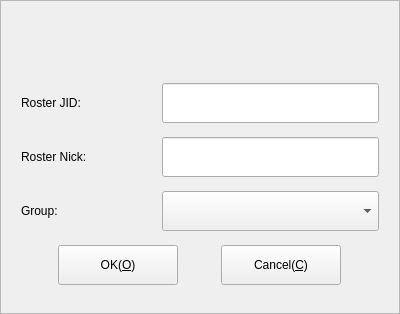
<?xml version="1.0" encoding="UTF-8"?>
<ui version="4.0">
 <class>CFrmAddRoster</class>
 <widget class="QFrame" name="CFrmAddRoster">
  <property name="geometry">
   <rect>
    <x>0</x>
    <y>0</y>
    <width>400</width>
    <height>310</height>
   </rect>
  </property>
  <property name="minimumSize">
   <size>
    <width>0</width>
    <height>0</height>
   </size>
  </property>
  <property name="maximumSize">
   <size>
    <width>16777215</width>
    <height>16777215</height>
   </size>
  </property>
  <property name="windowTitle">
   <string>Add Roster</string>
  </property>
  <property name="windowIcon">
   <iconset resource="../../Resource/Resource.qrc">
    <normaloff>:/icon/AppIcon</normaloff>:/icon/AppIcon</iconset>
  </property>
  <property name="frameShape">
   <enum>QFrame::StyledPanel</enum>
  </property>
  <property name="frameShadow">
   <enum>QFrame::Raised</enum>
  </property>
  <layout class="QGridLayout" name="gridLayout_2">
   <item row="0" column="0">
    <widget class="QWidget" name="widget" native="true">
     <property name="sizePolicy">
      <sizepolicy hsizetype="Preferred" vsizetype="Fixed">
       <horstretch>0</horstretch>
       <verstretch>0</verstretch>
      </sizepolicy>
     </property>
     <property name="minimumSize">
      <size>
       <width>0</width>
       <height>290</height>
      </size>
     </property>
     <property name="maximumSize">
      <size>
       <width>16777215</width>
       <height>290</height>
      </size>
     </property>
     <layout class="QGridLayout" name="gridLayout">
      <item row="0" column="0">
       <widget class="QLabel" name="lbPrompt">
        <property name="sizePolicy">
         <sizepolicy hsizetype="Preferred" vsizetype="Fixed">
          <horstretch>0</horstretch>
          <verstretch>0</verstretch>
         </sizepolicy>
        </property>
        <property name="minimumSize">
         <size>
          <width>0</width>
          <height>40</height>
         </size>
        </property>
        <property name="maximumSize">
         <size>
          <width>16777215</width>
          <height>40</height>
         </size>
        </property>
        <property name="text">
         <string/>
        </property>
        <property name="alignment">
         <set>Qt::AlignCenter</set>
        </property>
       </widget>
      </item>
      <item row="1" column="0">
       <layout class="QHBoxLayout" name="horizontalLayout">
        <item>
         <widget class="QLabel" name="label">
          <property name="sizePolicy">
           <sizepolicy hsizetype="Fixed" vsizetype="Preferred">
            <horstretch>0</horstretch>
            <verstretch>0</verstretch>
           </sizepolicy>
          </property>
          <property name="minimumSize">
           <size>
            <width>135</width>
            <height>0</height>
           </size>
          </property>
          <property name="maximumSize">
           <size>
            <width>135</width>
            <height>16777215</height>
           </size>
          </property>
          <property name="text">
           <string>Roster JID:</string>
          </property>
         </widget>
        </item>
        <item>
         <widget class="QLineEdit" name="txtJID">
          <property name="minimumSize">
           <size>
            <width>0</width>
            <height>40</height>
           </size>
          </property>
          <property name="maximumSize">
           <size>
            <width>16777215</width>
            <height>40</height>
           </size>
          </property>
         </widget>
        </item>
       </layout>
      </item>
      <item row="2" column="0">
       <layout class="QHBoxLayout" name="horizontalLayout_4">
        <item>
         <widget class="QLabel" name="label_2">
          <property name="sizePolicy">
           <sizepolicy hsizetype="Fixed" vsizetype="Preferred">
            <horstretch>0</horstretch>
            <verstretch>0</verstretch>
           </sizepolicy>
          </property>
          <property name="minimumSize">
           <size>
            <width>135</width>
            <height>0</height>
           </size>
          </property>
          <property name="maximumSize">
           <size>
            <width>135</width>
            <height>16777215</height>
           </size>
          </property>
          <property name="text">
           <string>Roster Nick:</string>
          </property>
         </widget>
        </item>
        <item>
         <widget class="QLineEdit" name="txtNick">
          <property name="minimumSize">
           <size>
            <width>0</width>
            <height>40</height>
           </size>
          </property>
          <property name="maximumSize">
           <size>
            <width>16777215</width>
            <height>40</height>
           </size>
          </property>
         </widget>
        </item>
       </layout>
      </item>
      <item row="3" column="0">
       <layout class="QHBoxLayout" name="horizontalLayout_2">
        <item>
         <widget class="QLabel" name="label_3">
          <property name="sizePolicy">
           <sizepolicy hsizetype="Fixed" vsizetype="Preferred">
            <horstretch>0</horstretch>
            <verstretch>0</verstretch>
           </sizepolicy>
          </property>
          <property name="minimumSize">
           <size>
            <width>135</width>
            <height>0</height>
           </size>
          </property>
          <property name="maximumSize">
           <size>
            <width>135</width>
            <height>16777215</height>
           </size>
          </property>
          <property name="text">
           <string>Group:</string>
          </property>
         </widget>
        </item>
        <item>
         <widget class="QComboBox" name="txtGroup">
          <property name="minimumSize">
           <size>
            <width>0</width>
            <height>40</height>
           </size>
          </property>
         </widget>
        </item>
       </layout>
      </item>
      <item row="4" column="0">
       <layout class="QHBoxLayout" name="horizontalLayout_3">
        <item>
         <widget class="QPushButton" name="pbOk">
          <property name="sizePolicy">
           <sizepolicy hsizetype="Fixed" vsizetype="Fixed">
            <horstretch>0</horstretch>
            <verstretch>0</verstretch>
           </sizepolicy>
          </property>
          <property name="minimumSize">
           <size>
            <width>120</width>
            <height>40</height>
           </size>
          </property>
          <property name="text">
           <string>OK(&amp;O)</string>
          </property>
         </widget>
        </item>
        <item>
         <widget class="QPushButton" name="pushButton">
          <property name="sizePolicy">
           <sizepolicy hsizetype="Fixed" vsizetype="Fixed">
            <horstretch>0</horstretch>
            <verstretch>0</verstretch>
           </sizepolicy>
          </property>
          <property name="minimumSize">
           <size>
            <width>120</width>
            <height>40</height>
           </size>
          </property>
          <property name="text">
           <string>Cancel(&amp;C)</string>
          </property>
         </widget>
        </item>
       </layout>
      </item>
     </layout>
    </widget>
   </item>
  </layout>
 </widget>
 <resources>
  <include location="../../Resource/Resource.qrc"/>
 </resources>
 <connections/>
</ui>
